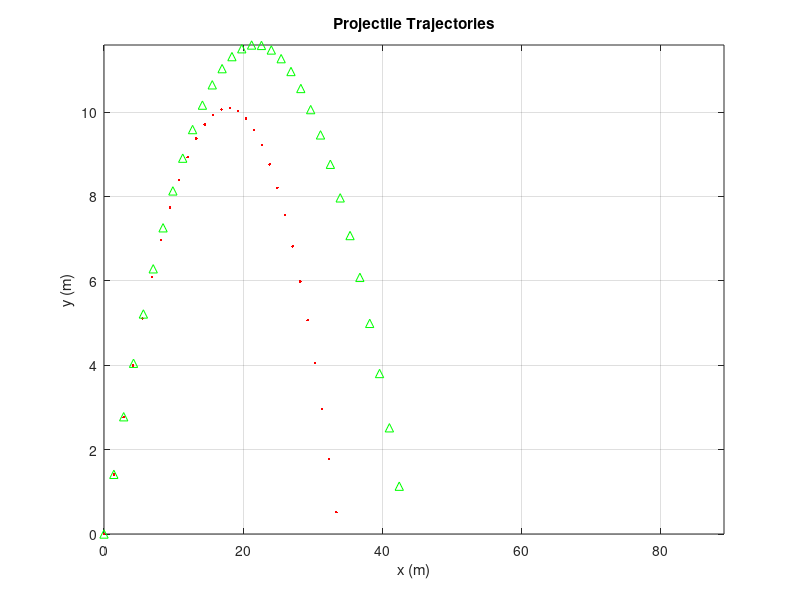

MATLAB code to generate this figure: (Note: this script raises an error after producing the figure.)
clear all;

%%%%% Konstanter %%%%%

g = 9.82;                % Tyngdacceleration g [m/s^2]
m = 0.145;               % Massa m [kg]
r = 0.0366;              % Radie r [m]
% theta = 7*pi/36;       % Vinkel theta [radianer]

angle = 45;              % angle in degrees
theta = angle*pi/180;    % convert to radians

%%%%% Konstanter luftmotstand %%%%%
A = r.^2*pi;             % Arean A [m^2]
C = 0.5;
p = 1.2;                 % Densiteten p []
D = (p*C*A)/2;

% Konstanter
v0 = 20;                 % initial hastigheten
x(1) = 0;y(1) = 0;
x_u(1) = 0;y_u(1) = 0;

t0 = 0;             % starttid
tf = 6.333 ;        % sluttid
deltaT = 0.1;      % tidssteg
t=t0:deltaT:tf ;    % tidsvektorn

len=length(t);
v=zeros(1, len);
%skapar samma vektorer f?r de ?vriga
ax=zeros(1, len);ay=zeros(1, len);
vx=zeros(1, len);vy=zeros(1, len);
x=zeros(1, len); y=zeros(1, len);

ax_u= zeros(1, len);ay_u= zeros(1, len);
vx_u=zeros(1, len); vy_u=zeros(1, len);
x_u=zeros(1, len);  y_u=zeros(1, len);

v(1) = v0*sin(theta);          %

% Start hastigheten
vx(1)   = v0*cos(theta);  vy(1) = v0*sin(theta);
vx_u(1) = v0*cos(theta);vy_u(1) = v0*sin(theta);
 
% N = 100;
% tmax = N*deltaT;

%v_comp=zeros(1, len);

% Euler bakatsubstitution for hastigheten med luftmotstand.
for i = 2:len
    v(i) = v(i-1)+ (g - (D/m)*v(i-1)^2) * deltaT ;
    %v_comp(i) = v(i)-v(i-1);
end%

figure;plot(t, v)
xlabel('Time (s)');
ylabel('Y-speed (m/s)');

% figure;plot(t, v_comp)
% xlabel('Time (s)');
% ylabel('Y-speed (m/s)');
%%

% for n = 1:1000
for n = 2:len
  
    % Berknar aktuella acceleratioen
    ax(n) =    -(D/m) * sqrt(vx(n-1)^2 + vy(n-1)^2)*vx(n-1);
    ay(n) = -g -(D/m) * sqrt(vx(n-1)^2 + vy(n-1)^2)*vy(n-1);
%var1    ax(n) = (D*vx(n-1)*(sqrt(vx(n-1)^2+vy(n-1)^2)))/m;
%var1    ay(n) = (D*vx(n-1)*(sqrt(vx(n-1)^2+vy(n-1)^2))-(m*g))/m;

    % Utan luftmotstand
    ax_u(n) = 0;
    ay_u(n) = -g;
    
    % Berknar hastigheten
    vx(n) = vx(n-1) + ax(n-1)*deltaT;
    vy(n) = vy(n-1) + ay(n-1)*deltaT;
    % Motsvande utan luftmotstand
    vx_u(n) = vx_u(n-1) + ax_u(n-1)*deltaT;
    vy_u(n) = vy_u(n-1) + ay_u(n-1)*deltaT;
    
    % Berknar den nya positionen 
    x(n) = x(n-1) + vx(n-1)*deltaT + 0.5*ax(n-1)*deltaT^2;
    y(n) = y(n-1) + vy(n-1)*deltaT + 0.5*ay(n-1)*deltaT^2;  
    % ...utan luftmotstand
    x_u(n) = x_u(n-1) + vx_u(n-1)*deltaT + 0.5*ax_u(n-1)*deltaT^2;
    y_u(n) = y_u(n-1) + vy_u(n-1)*deltaT + 0.5*ay_u(n-1)*deltaT^2;
    
    % steglngden
    %t = t + deltaT;
    
    % Avslutar loppen nr y-vardet blir vldigt nra noll 
    if abs(y_u(n)) <= 0.005
        break
    end
end

plot(x, y,'r.' ,x_u, y_u, 'g^');
%plot(t, y,'r' , t, y_u, 'g');
grid on;
hold on;
axis tight;
ylim([0, inf]) % Axelgrans i y-led
xlabel('x (m)');
ylabel('y (m)');
title('Projectile Trajectories');



% Jamfor med ode45 losning
%argument ode45(funktionen, [t0 tf], [x0 ; v0*cos(rad) ;y0 ; v0*sin(rad)])
%options = odeset('RelTol',1*exp(-10),'AbsTol',1*exp(-10));

[t ,u]=ode45(@ft2,[0, 3],[0 ;20*cos(45*pi/180) ;0 ;20*sin(45*pi/180)]);
% plot the solution for the ode45 with the same arguments
plot(u(:,1), u(:,3), '+')

% Jamfor med ode45 losning f?r luftmotstand
%argument ode45(funktionen, [t0 tf], [x0 ; v0*cos(rad) ;y0 ; v0*sin(rad)])
[t ,u_res]=ode45(@func_airres,[0, 4.5],[0 ; 20*cos(45*pi/180) ;0 ;20*sin(45*pi/180)]);
plot(u_res(:,1), u_res(:,3), '*')
grid on
legend('med luftmotst?nd','utan luftmotstand','ode45-utan','ode45-med luft')


%%
figure;
%title('Acceleration and velocity with drag');
subplot(2,2,1);
plot(t, ax)
xlabel('Time (s)');
ylabel('(m/s^s)');
title('Acceleration x (m/s^2)');

subplot(2,2,2);
plot(t, ay)
xlabel('Time (s)');
ylabel('(m/s^2)');
title('Acceleration y (m/s^2)');

subplot(2,2,3);
plot(t, vx)
xlabel('Time (s)');
ylabel('(m/s)');
title('Velocity x (m/s)');

subplot(2,2,4);
plot(t, vy)
xlabel('Time (s)');
ylabel('(m/s)');
title('Velocity y (m/s)');
%%





